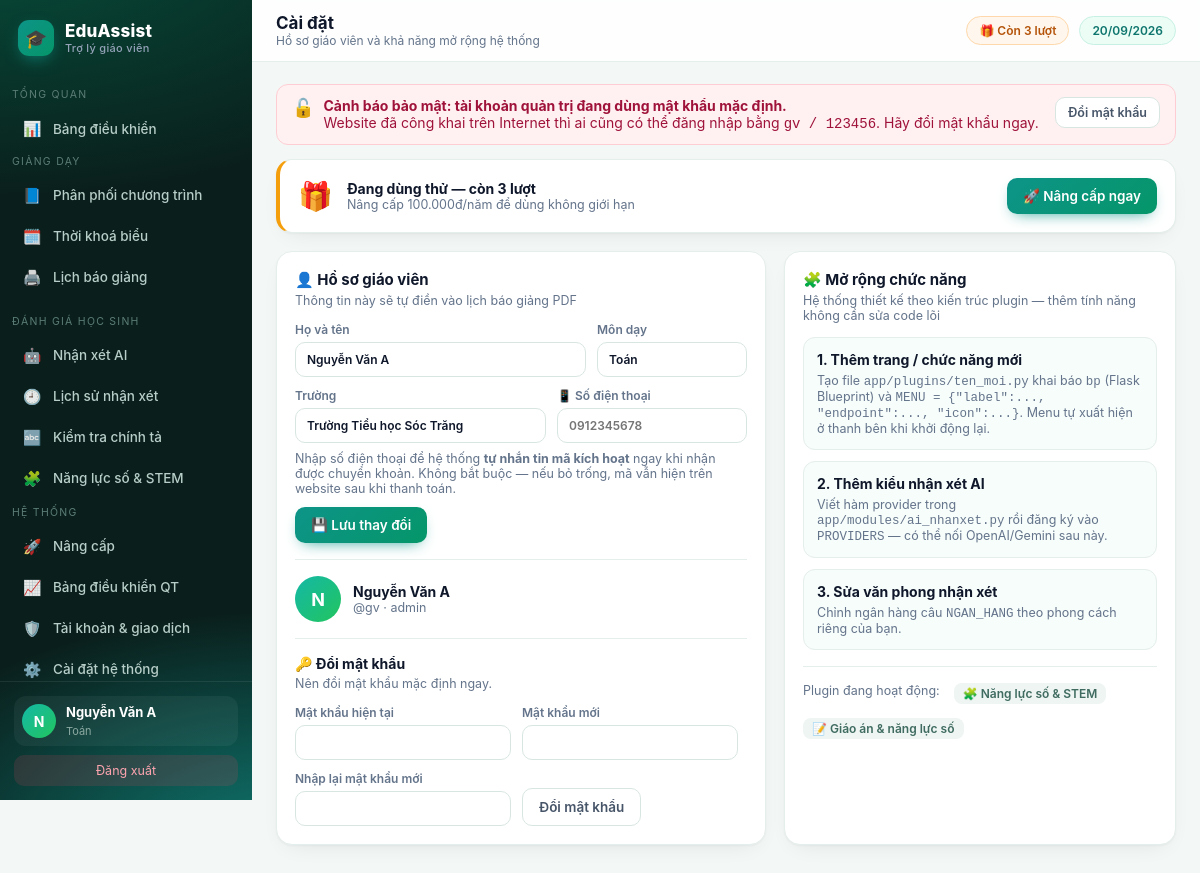
The page /cai-dat (signed in) on the database its author committed.
### tables this page shows
CREATE TABLE teacher(
  id INTEGER PRIMARY KEY AUTOINCREMENT,
  username TEXT UNIQUE NOT NULL,
  password TEXT NOT NULL,
  fullname TEXT,
  school TEXT,
  subject TEXT,
  role TEXT DEFAULT 'teacher',
  email TEXT,
  phone TEXT,                      -- so dien thoai nhan tin nhan ma kich hoat
  google_sub TEXT,
  avatar TEXT,
  used INTEGER DEFAULT 0,          -- so luot da dung
  bought INTEGER DEFAULT 0,        -- so luot mua them (goi le 10k)
  expires TEXT,                    -- han su dung goi tra phi (ISO date)
  created TEXT
);

### app/core.py (the view, shortened to what this page needs)
@bp.route("/cai-dat", methods=["GET", "POST"])
@login_required
def cai_dat():
    db = get_db()
    return render_template("caidat.html")

### app/auth.py (called while the page is built, shortened)
def _chuan_hoa_base(gia_tri):
    gia_tri = (gia_tri or '').strip().rstrip('/')
    if not gia_tri:
        return ''
    try:
        u = urlsplit(gia_tri)
        if u.scheme != 'https' or not u.hostname or u.username or u.password:
            return ''
        if u.query or u.fragment or u.path:
            return ''
        if '.' not in u.hostname:
            return ''
    except ValueError:
        return ''
    return 'https://' + ten

def base_tu_request():
    try:
        if request.scheme != 'https':
            return ''
        return _chuan_hoa_base('https://' + request.host)
    except Exception:
        return ''

def danh_sach_base():
    ra = []
    for phan in (CFG.get('PUBLIC_BASE_URL', '') or '').split(','):
        b = _chuan_hoa_base(phan)
        if b and b not in ra:
            ra.append(b)
    return ra

def google_base_url():
    ds = danh_sach_base()
    hien_tai = base_tu_request()
    if hien_tai and (hien_tai in ds or not ds):
        return hien_tai
    return ds[0] if ds else ''

def google_callback_url():
    base = google_base_url()
    return base + '/login/google/callback' if base else ''

def google_bat():
    return bool(CFG.get('GOOGLE_CLIENT_ID') and CFG.get('GOOGLE_CLIENT_SECRET') and google_callback_url())

def login_required(f):
    @wraps(f)
    def w(*a, **k):
        if not current_user():
            session.clear()
            return redirect(url_for('auth.login', next=request.path))
        return f(*a, **k)
    return w

def current_user():
    if session.get('uid'):
        return get_db().execute('SELECT * FROM teacher WHERE id=?', (session['uid'],)).fetchone()

### app/core.py (called while the page is built)
@bp.app_context_processor
def inject():
    u = current_user()
    return {"user": u, "THU_NAME": THU_NAME, "PROVIDERS": AI.PROVIDERS,
            "timedelta": datetime.timedelta,
            "now": datetime.date.today(), "BL": BL,
            "is_pro": BL.is_pro(u), "remaining": BL.remaining(u),
            "days_left": BL.days_left(u), "FREE_QUOTA": BL.FREE_QUOTA,
            "CFG": CFG, "google_enabled": google_bat(), "google_callback_url": google_callback_url(),
            "SITE_NAME": CFG.get("SITE_NAME", "EduAssist"),
            "SITE_TAGLINE": CFG.get("SITE_TAGLINE", "Trợ lý giáo viên"),
            "SITE_LOGO": CFG.get("SITE_LOGO", "🎓"),
            "so_viec_admin": _viec_admin(u),
            "canh_bao_mk": _mk_mac_dinh(u)}

### app/modules/config.py (called while the page is built, shortened)
def _lam_moi():
    if time.time() - _lan_nap < TTL:
        return

### app/templates/caidat.html (shortened to what this page needs)
{% extends 'base.html' %}
{% block head %}Cài đặt{% endblock %}
{% block crumb %}Hồ sơ giáo viên và khả năng mở rộng hệ thống{% endblock %}
{% block body %}
{% if is_pro %}
<div class="card" style="background:linear-gradient(120deg,#0d9488,#059669);border:0;color:#fff;
 display:flex;align-items:center;gap:14px;flex-wrap:wrap">
 <span style="font-size:30px">👑</span>
 <div style="flex:1;min-width:220px"><b style="font-size:16px">Gói KHÔNG GIỚI HẠN đang hoạt động</b>
  <div style="opacity:.9;font-size:13px">Hạn đến {{user['expires'][8:10]}}/{{user['expires'][5:7]}}/{{user['expires'][:4]}} — còn {{days_left}} ngày</div></div>
 <a class="btn sec" href="{{url_for('core.nang_cap')}}">Gia hạn thêm</a></div>
{% else %}
<div class="card" style="display:flex;align-items:center;gap:14px;flex-wrap:wrap;border-left:4px solid #f59e0b">
 <span style="font-size:28px">🎁</span>
 <div style="flex:1;min-width:220px"><b>Đang dùng thử — còn {{remaining}} lượt</b>
  <div class="muted">Nâng cấp {{ '{:,}'.format(BL.PRICE).replace(',','.') }}đ/năm để dùng không giới hạn</div></div>
 <a class="btn" href="{{url_for('core.nang_cap')}}">🚀 Nâng cấp ngay</a></div>
{% endif %}
<div class="g2">
 <div class="card">
  <h3>👤 Hồ sơ giáo viên</h3><p class="sub">Thông tin này sẽ tự điền vào lịch báo giảng PDF</p>
  <form method="post">
   <div class="row">
    <label class="f" style="flex:1;min-width:180px">Họ và tên<input name="fullname" value="{{user['fullname'] or ''}}"></label>
    <label class="f">Môn dạy<input name="subject" value="{{user['subject'] or ''}}" style="width:150px"></label>
   </div>
   <div class="row" style="margin-top:11px">
    <label class="f" style="flex:1;min-width:200px">Trường<input name="school" value="{{user['school'] or ''}}"></label>
    <label class="f" style="width:190px">📱 Số điện thoại
     <input name="phone" value="{{user['phone'] or ''}}" placeholder="0912345678"></label>
   </div>
   <p class="muted" style="margin:8px 0 0;font-size:12.5px">
    Nhập số điện thoại để hệ thống <b>tự nhắn tin mã kích hoạt</b> ngay khi nhận được chuyển khoản.
    Không bắt buộc — nếu bỏ trống, mã vẫn hiện trên website sau khi thanh toán.</p>
   <div class="row" style="margin-top:11px"><button>💾 Lưu thay đổi</button></div>
  </form>
  <hr class="s">
  <div style="display:flex;align-items:center;gap:12px">
   {% if user['avatar'] %}<img class="av" style="width:46px;height:46px;flex:0 0 46px;object-fit:cover" src="{{user['avatar']}}" alt="">
   {% else %}<div class="av" style="width:46px;height:46px;flex:0 0 46px;font-size:18px">{{(user['fullname'] or user['username'])[0]|upper}}</div>{% endif %}
   <div style="flex:1"><b>{{user['fullname'] or user['username']}}</b>
    <div class="muted">@{{user['username']}}{% if user['email'] %} · {{user['email']}}{% endif %} · {{user['role']}}</div></div>
  </div>
  <hr class="s">
  <h3 style="font-size:14px" id="doimk">🔑 Đổi mật khẩu</h3>
  <p class="sub">{% if not user['password'] %}Tài khoản Google — đặt mật khẩu để đăng nhập được cả hai cách.{% else %}Nên đổi mật khẩu mặc định ngay.{% endif %}</p>
  <form method="post" action="{{url_for('auth.doi_mk')}}" class="row">
   {% if user['password'] %}<label class="f">Mật khẩu hiện tại<input type="password" name="old" required></label>{% endif %}
   <label class="f">Mật khẩu mới<input type="password" name="new" minlength="8" maxlength="128" autocomplete="new-password" required></label>
   <label class="f">Nhập lại mật khẩu mới<input type="password" name="confirm" minlength="8" maxlength="128" autocomplete="new-password" required></label>
   <button class="sec">Đổi mật khẩu</button>
  </form>
 </div>
 <div class="card">
  <h3>🧩 Mở rộng chức năng</h3><p class="sub">Hệ thống thiết kế theo kiến trúc plugin — thêm tính năng không cần sửa code lõi</p>
  <div style="display:flex;flex-direction:column;gap:11px">
   <div style="border:1px solid var(--line);border-radius:12px;padding:13px;background:#f7fdfb">
    <b>1. Thêm trang / chức năng mới</b>
    <p class="muted" style="margin:5px 0 0">Tạo file <code>app/plugins/ten_moi.py</code> khai báo <code>bp</code> (Flask Blueprint)
    và <code>MENU = {"label":..., "endpoint":..., "icon":...}</code>. Menu tự xuất hiện ở thanh bên khi khởi động lại.</p></div>
   <div style="border:1px solid var(--line);border-radius:12px;padding:13px;background:#f7fdfb">
    <b>2. Thêm kiểu nhận xét AI</b>
    <p class="muted" style="margin:5px 0 0">Viết hàm provider trong <code>app/modules/ai_nhanxet.py</code> rồi đăng ký vào
    <code>PROVIDERS</code> — có thể nối OpenAI/Gemini sau này.</p></div>
   <div style="border:1px solid var(--line);border-radius:12px;padding:13px;background:#f7fdfb">
    <b>3. Sửa văn phong nhận xét</b>
    <p class="muted" style="margin:5px 0 0">Chỉnh ngân hàng câu <code>NGAN_HANG</code> theo phong cách riêng của bạn.</p></div>
  </div>
  <hr class="s">
  <div class="legend"><span>Plugin đang hoạt động:</span>
   {% for m in (PLUGIN_MENUS or []) %}<span class="chip">{{m.icon}} {{m.label}}</span>{% else %}<span class="muted">chưa có</span>{% endfor %}</div>
 </div>
</div>
{% endblock %}

### app/templates/base.html (shortened to what this page needs)
<!doctype html>
<html lang="vi"><head>
</head><body>
{% if user %}
<div class="shell">
<aside id="sb">
  <div class="brand"><span class="mk">{{SITE_LOGO}}</span><span>{{SITE_NAME}}<small>{{SITE_TAGLINE}}</small></span></div>
  {% set ep = request.endpoint %}
  <div class="navgrp">Tổng quan</div>
  <nav>
    <a href="{{url_for('core.dashboard')}}" class="{{'on' if ep=='core.dashboard'}}"><i>📊</i>Bảng điều khiển</a>
  </nav>
  <div class="navgrp">Giảng dạy</div>
  <nav>
    <a href="{{url_for('core.ppct')}}" class="{{'on' if ep=='core.ppct'}}"><i>📘</i>Phân phối chương trình</a>
    <a href="{{url_for('core.tkb')}}" class="{{'on' if ep=='core.tkb'}}"><i>🗓️</i>Thời khoá biểu</a>
    <a href="{{url_for('core.bao_giang')}}" class="{{'on' if ep=='core.bao_giang'}}"><i>🖨️</i>Lịch báo giảng</a>
  </nav>
  <div class="navgrp">Đánh giá học sinh</div>
  <nav>
    <a href="{{url_for('core.nhan_xet')}}" class="{{'on' if ep=='core.nhan_xet'}}"><i>🤖</i>Nhận xét AI</a>
    <a href="{{url_for('core.lich_su')}}" class="{{'on' if ep=='core.lich_su'}}"><i>🕘</i>Lịch sử nhận xét</a>
    <a href="{{url_for('core.chinh_ta')}}" class="{{'on' if ep=='core.chinh_ta'}}"><i>🔤</i>Kiểm tra chính tả</a>
    {% for m in (PLUGIN_MENUS or []) %}<a href="{{url_for(m.endpoint)}}" class="{{'on' if ep==m.endpoint}}"><i>{{m.icon}}</i>{{m.label}}</a>{% endfor %}
  </nav>
  <div class="navgrp">Hệ thống</div>
  <nav>
    <a href="{{url_for('core.nang_cap')}}" class="{{'on' if ep=='core.nang_cap'}}"><i>{{ '👑' if is_pro else '🚀' }}</i>{{ 'Gói của tôi' if is_pro else 'Nâng cấp' }}</a>
    {% if user['role']=='admin' %}
    <a href="{{url_for('core.qt_dashboard')}}" class="{{'on' if ep=='core.qt_dashboard'}}"><i>📈</i>Bảng điều khiển QT
      </a>
    <a href="{{url_for('core.quan_tri')}}" class="{{'on' if ep=='core.quan_tri'}}"><i>🛡️</i>Tài khoản &amp; giao dịch</a>
    <a href="{{url_for('core.qt_caidat')}}" class="{{'on' if ep=='core.qt_caidat'}}"><i>⚙️</i>Cài đặt hệ thống</a>
    {% endif %}
  </nav>
  <div class="side-foot">
    <div class="me">{% if user['avatar'] %}<img class="av" src="{{user['avatar']}}" alt="" style="object-fit:cover">
      {% else %}<div class="av">{{ (user['fullname'] or user['username'])[0]|upper }}</div>{% endif %}
      <div><b>{{user['fullname'] or user['username']}}</b><span>{{user['subject'] or 'Giáo viên'}}</span></div></div>
    <a class="logout" href="{{url_for('auth.logout')}}">Đăng xuất</a>
  </div>
</aside>
<main>
  <div class="topbar">
    <div><h1>{% block head %}Bảng điều khiển{% endblock %}</h1>
    <div class="crumb">{% block crumb %}{% endblock %}</div></div>
    <div class="sp">
      {% if is_pro %}
        <a href="{{url_for('core.nang_cap')}}" class="pill" style="background:linear-gradient(135deg,#0d9488,#059669);
          color:#fff;border:0">👑 Không giới hạn · còn {{days_left}} ngày</a>
      {% else %}
        <a href="{{url_for('core.nang_cap')}}" class="pill" style="background:{{'#fff1f2' if remaining==0 else '#fff7ed'}};
          color:{{'#be123c' if remaining==0 else '#b45309'}};border:1px solid {{'#fecdd3' if remaining==0 else '#fed7aa'}}">
          {{ '🔒 Hết lượt — Nâng cấp' if remaining==0 else '🎁 Còn ' ~ remaining ~ ' lượt' }}</a>
      {% endif %}
      <span class="pill">{{ now.strftime('%d/%m/%Y') }}</span></div>
  </div>
  <div class="wrap">
  {% if canh_bao_mk %}
  <div class="flash err" style="align-items:flex-start">
   <span style="font-size:18px">🔓</span>
   <div style="flex:1;font-weight:400"><b>Cảnh báo bảo mật: tài khoản quản trị đang dùng mật khẩu mặc định.</b><br>
    Website đã công khai trên Internet thì ai cũng có thể đăng nhập bằng <code>gv / 123456</code>.
    Hãy đổi mật khẩu ngay.</div>
   <a class="btn sec sm" href="{{url_for('core.cai_dat')}}#doimk">Đổi mật khẩu</a>
  </div>
  {% endif %}
  {% block body %}{% endblock %}
  </div>
</main>
</div>
{% else %}{% block body_anon %}{% endblock %}{% endif %}
</body></html>

### rows shown on the page
teacher: fullname "N", fullname "Nguyễn Văn A", subject "Toán", school "Trường Tiểu học Sóc Trăng", username "gv", role "admin"

### other values the page prints
{{ SITE_LOGO }} "🎓"
{{ SITE_NAME }} "EduAssist"
{{ SITE_TAGLINE }} "Trợ lý giáo viên"
{{ m.icon }} "🧩"
{{ m.label }} "Năng lực số & STEM"
{{ '👑' if is_pro else '🚀' }} "🚀"
{{ 'Gói của tôi' if is_pro else 'Nâng cấp' }} "Nâng cấp"
{{ remaining }} "3"
{{ '{:,}'.format(BL.PRICE).replace(',','.') }} "100.000"
{{ m.icon }} "🧩" "📝"
{{ m.label }} "Năng lực số & STEM" "Giáo án & năng lực số"
